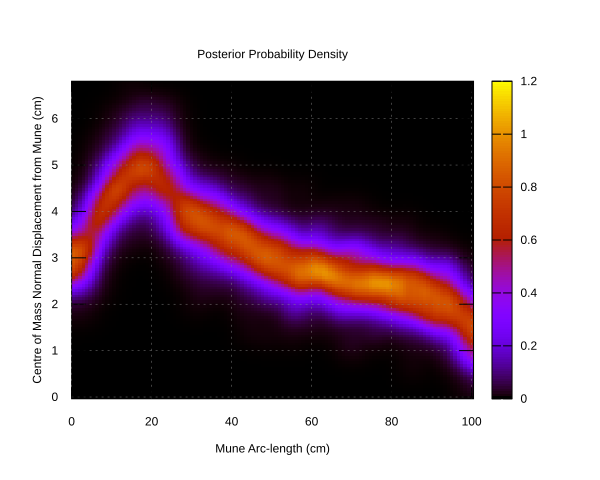

gnuplot code for this plot:
set pm3d map
set xrange [0.0:100.473414986059]
set xlabel "Mune Arc-length (cm)"
set yrange [-0.03819646927172958:6.806688870593761]
set ylabel "Centre of Mass Normal Displacement from Mune (cm)"
set title "Posterior Probability Density"
set grid
set terminal svg
set output "/Users/gvn/Documents/Entrolution/Development/BayKen/src/main/results/Pony/99aa5100ef15cb8f9e2357c7a9633a1cd4d8edf5cdc08b4647f9d179/0343b56f1292e55062cb4f1bdec3c56bb18a121798a62cf623249d77/results/posterior_samples__centre_of_mass_normal_displacement_posterior.svg"
splot "/Users/gvn/Documents/Entrolution/Development/BayKen/src/main/results/Pony/99aa5100ef15cb8f9e2357c7a9633a1cd4d8edf5cdc08b4647f9d179/0343b56f1292e55062cb4f1bdec3c56bb18a121798a62cf623249d77/results/posterior_samples__centre_of_mass_normal_displacement_posterior.dat" notitle
